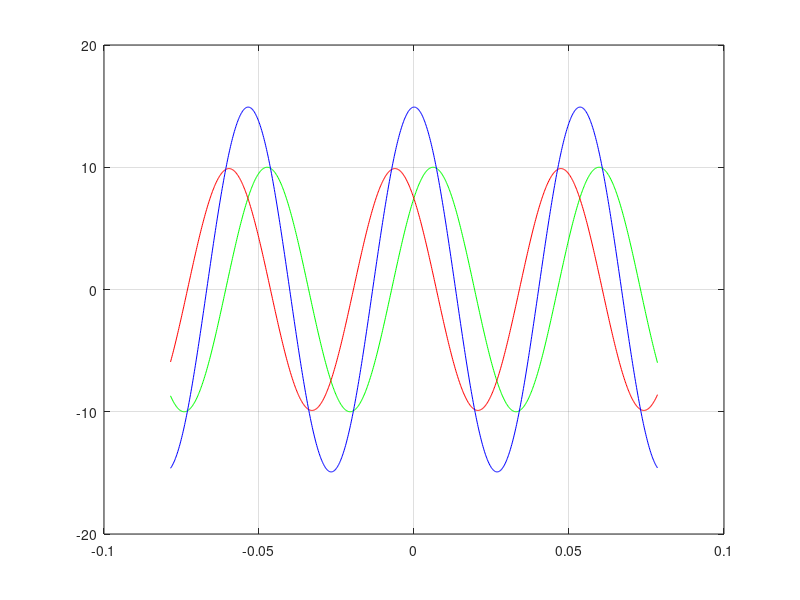

MATLAB code to generate this figure:
clc;
clear;

% f= input('please indicate the working frequency: \n');
% Vin= input('please indicate the amplitude of the voltage signal: \n');
% phi_in= input('please indicate the phase of the voltage signal, in radians: \n');
% L= input('please indicate the length of the waveguide: \n');
% ZL= input('please indicate the Impedance at the end of the waveguide: \n');
% m= input('please indicate m for TEmn mode: \n');
% n= input('please indicate n for TEmn mode: \n');

f= 6*1e9;
Vin=10;
phi_in=pi/4;
L=100;
ZL=100000;

m=1; n=0;
Z0=377; mu_r=1; eps_r=1; a=0.07; b=2*10^(-2);
c=3*10^8;
fc=c/(a);
Z_TEmn= Z0/(sqrt(1-(fc/f)^2));
beta_mn=pi*sqrt((2*f/c)^2-((m/a)^2 + (n/b)^2));
alpha=0;
G=(ZL-Z_TEmn)/(ZL+Z_TEmn);
gamma= alpha + 1j*beta_mn;
w=2*pi*f;
y=linspace(-0.025*pi,0.025*pi,1000);

% Vp= Vin*cos(w*t - beta*y + phi_in);
% Vn= (Vin)*cos(w*t + beta*y + phi_in);

%z=linspace(-1*pi,1*pi,1000);
time=0;
for ii=1:100
    Vp= Vin*cos(w*time - beta_mn*y + phi_in);
    Vn= (Vin*abs(G))*cos(w*time + beta_mn*y + phi_in + angle(G));
    Vtot= Vp + Vn;
    plot(y,Vp,'g', y,Vn,'r', y,Vtot, 'b');
    grid on
    ylim([-20 20])
    pause(0.05);   
    time = time + 1e-2*(1/f);
end